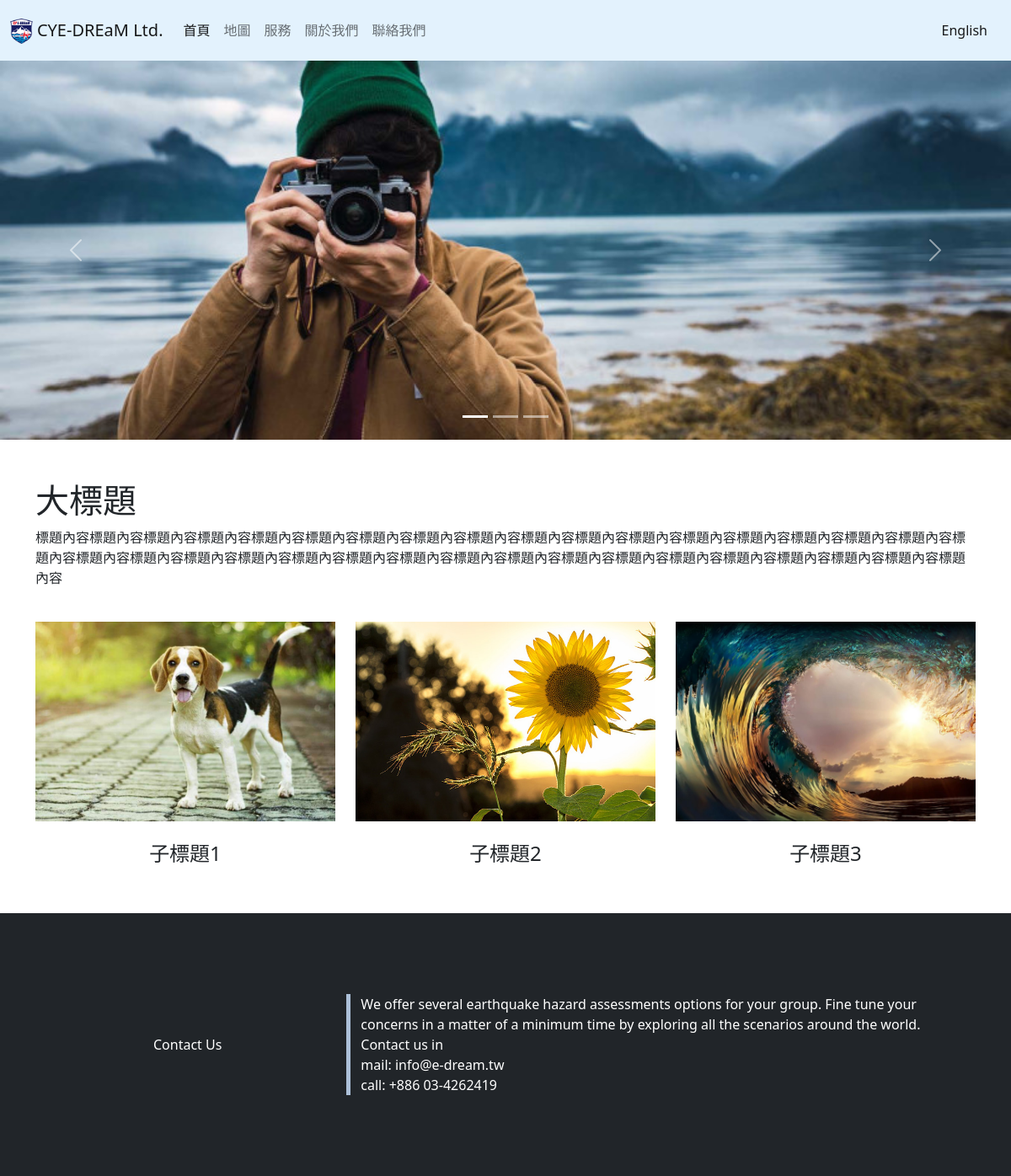
/, run on an earlier commit of the app's database.
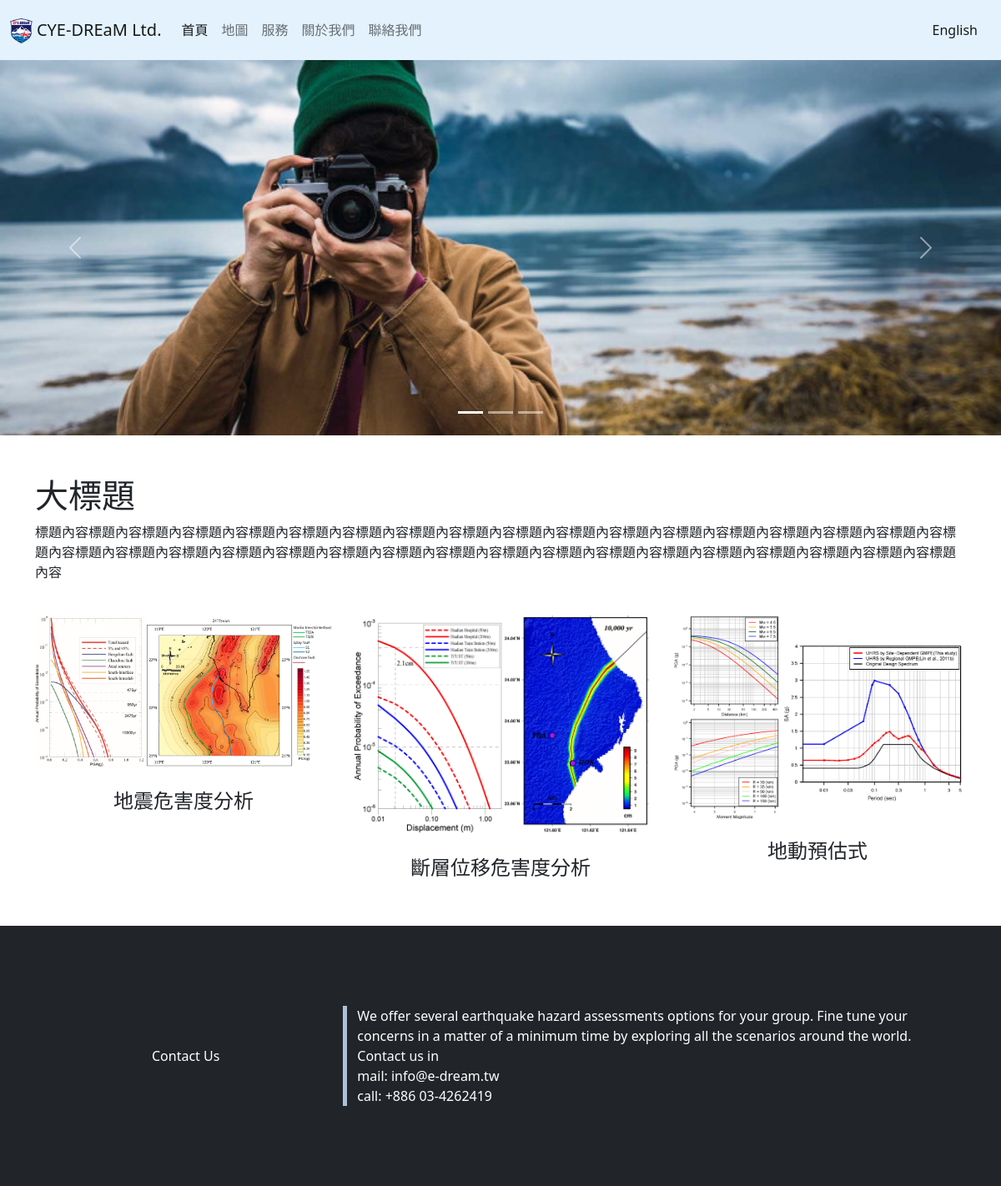
And on a later commit of the database.
### home/models.py (models this page shows, shortened)
class HomePage(models.Model):
    name = models.CharField('公司名稱', max_length=20)
    logo= models.ImageField("公司logo",storage=OverwriteStorage(),upload_to='',blank=True)
    big_pic_url1 = models.ImageField("圖片1 URL",storage=OverwriteStorage(),upload_to='home_image/',blank=True)
    big_pic_url2 = models.ImageField("圖片2 URL",storage=OverwriteStorage(),upload_to='home_image/',blank=True)
    big_pic_url3 = models.ImageField("圖片3 URL",storage=OverwriteStorage(),upload_to='home_image/',blank=True)
    title = models.CharField('標題', max_length=20)
    title_content=models.TextField('標題內容', max_length=200)
    sub_title1=models.CharField('子標題1', max_length=50,blank=True)
    sub_title2=models.CharField('子標題2', max_length=50,blank=True)
    sub_title3=models.CharField('子標題3', max_length=50,blank=True)
    sub_title4=models.CharField('子標題4', max_length=50,blank=True)
    pic_url1 = models.ImageField("子標題圖片1 URL",storage=OverwriteStorage(),upload_to='home_image/',blank=True)
    pic_url2 = models.ImageField("子標題圖片2 URL",storage=OverwriteStorage(),upload_to='home_image/',blank=True)
    pic_url3 = models.ImageField("子標題圖片3 URL",storage=OverwriteStorage(),upload_to='home_image/',blank=True)
    pic_url4 = models.ImageField("子標題圖片4 URL",storage=OverwriteStorage(),upload_to='home_image/',blank=True)
    bottom_title=models.CharField('底部標題', max_length=20,blank=True)
    bottom_content=models.TextField('底部內容', max_length=300,blank=True)
    bottom_email=models.CharField('底部email', max_length=100,blank=True)
    bottom_phone=models.CharField('底部連絡電話', max_length=50,blank=True)

### home/views.py (the view)
# urls.py: path('', HomePageContentView.as_view()),
class HomePageContentView(ListView):
    model = HomePage
    template_name = 'HomePage.html'
    context_object_name = 'Home_Content'

### templates/HomePage.html (shortened to what the changed rows need)
{% load static %}
<!DOCTYPE html>
<html lang="en">
{% for Content in Home_Content %}
<head>
    <link href="https://cdn.jsdelivr.net/npm/bootstrap@5.0.2/dist/css/bootstrap.min.css" rel="stylesheet"
>
    <link rel="stylesheet" href="{% static 'css/HomePage.css' %}">
</head>
<body>
    <nav class="navbar navbar-expand-lg navbar-light" style='background-color: #e3f2fd;'>
        <div class="container-xxl">
            <a class="navbar-brand" href="">
                <img src="../static/assets/{{ Content.logo }}" alt="" height="30"
                    class="d-inline-block align-text-top">
                {{Content.name}}</a>
            <div class="collapse navbar-collapse" id="navbarSupportedContent">
                <ul class="navbar-nav me-auto mb-2 mb-lg-0">
                    <li class="nav-item">
                        <a class="nav-link active" aria-current="page" href="">首頁</a>
                    </li>
                    <li class="nav-item">
                        <a class="nav-link" href="MapPage">地圖</a>
                    </li>
                    <li class="nav-item">
                        <a class="nav-link" href="Service">服務</a>
                    </li>
                    <li class="nav-item">
                        <a class="nav-link" href="AboutUs">關於我們</a>
                    </li>
                    <li class="nav-item">
                        <a class="nav-link" href="Contact">聯絡我們</a>
                    </li>
                </ul>
                <span class="navbar-text">
                    <a class="nav-link" href="en">English</a>
                </span>
            </div>
        </div>
    </nav>
    <div id="carouselExampleIndicators" class="carousel slide" data-bs-ride="carousel">
        <div class="carousel-indicators">
            <button type="button" data-bs-target="#carouselExampleIndicators" data-bs-slide-to="0" class="active"
                aria-current="true" aria-label="Slide 1"></button>
            <button type="button" data-bs-target="#carouselExampleIndicators" data-bs-slide-to="1"
                aria-label="Slide 2"></button>
            <button type="button" data-bs-target="#carouselExampleIndicators" data-bs-slide-to="2"
                aria-label="Slide 3"></button>
        </div>
        <div class="carousel-inner">
            <div class="carousel-item active">
                <img src="../static/assets/{{ Content.big_pic_url1 }}" class="d-block w-100">
            </div>
        </div>
        <button class="carousel-control-prev" type="button" data-bs-target="#carouselExampleIndicators"
            data-bs-slide="prev">
            <span class="carousel-control-prev-icon" aria-hidden="true"></span>
        </button>
        <button class="carousel-control-next" type="button" data-bs-target="#carouselExampleIndicators"
            data-bs-slide="next">
            <span class="carousel-control-next-icon" aria-hidden="true"></span>
        </button>
    </div>
    <div class="container">
        <div class="row">
            <div class="col-12 col-md-12">
                <br>
                <br>
                <h1>{{ Content.title }}</h1>
                <p>{{Content.title_content}}
                </p>
                <div class="row">
                    <div class="col-12 col-md-4 text-center">
                        <br>
                        <div class="item">
                            <img src="../static/assets/{{ Content.pic_url1 }}" class="img-fluid">
                        </div>
                        <br>
                        <h4>{{Content.sub_title1}}</h4>
                    </div>
                    <div class="col-12 col-md-4 text-center">
                        <br>
                        <div class="item">
                            <img src="../static/assets/{{ Content.pic_url2 }}" class="img-fluid">
                        </div>
                        <br>
                        <h4>{{Content.sub_title2}}</h4>
                    </div>
                    <div class="col-12 col-md-4 text-center">
                        <br>
                        <div class="item">
                            <img src="../static/assets/{{ Content.pic_url3 }}" class="img-fluid">
                        </div>
                        <br>
                        <h4>{{Content.sub_title3}}</h4>
                    </div>
                </div>
            </div>
        </div>
    </div>
    <footer class="bd-footer py-4 py-md-5 mt-5 bg-dark">
        <div class="container py-4 py-md-5 px-4 px-md-3">
            <div class="row align-items-center">
                <div class="text-center col-4 col-md-4" style="color:white">{{Content.bottom_title}}</div>
                <div class="text-left col-8 col-md-8" id="Contact" style="color:white">
                    {{Content.bottom_content}}<br>
                    mail: {{Content.bottom_email}}<br>
                    call: {{Content.bottom_phone}}
                </div>
            </div>
        </div>
    </footer>
</body>
{% endfor %}
</html>

What changed in the data, as far as the page shows it:
changed HomePage "大標題": pic_url1: a different picture; sub_title1 "子標題1" → "地震危害度分析"; pic_url2: a different picture; sub_title2 "子標題2" → "斷層位移危害度分析"; pic_url3: a different picture; sub_title3 "子標題3" → "地動預估式"
